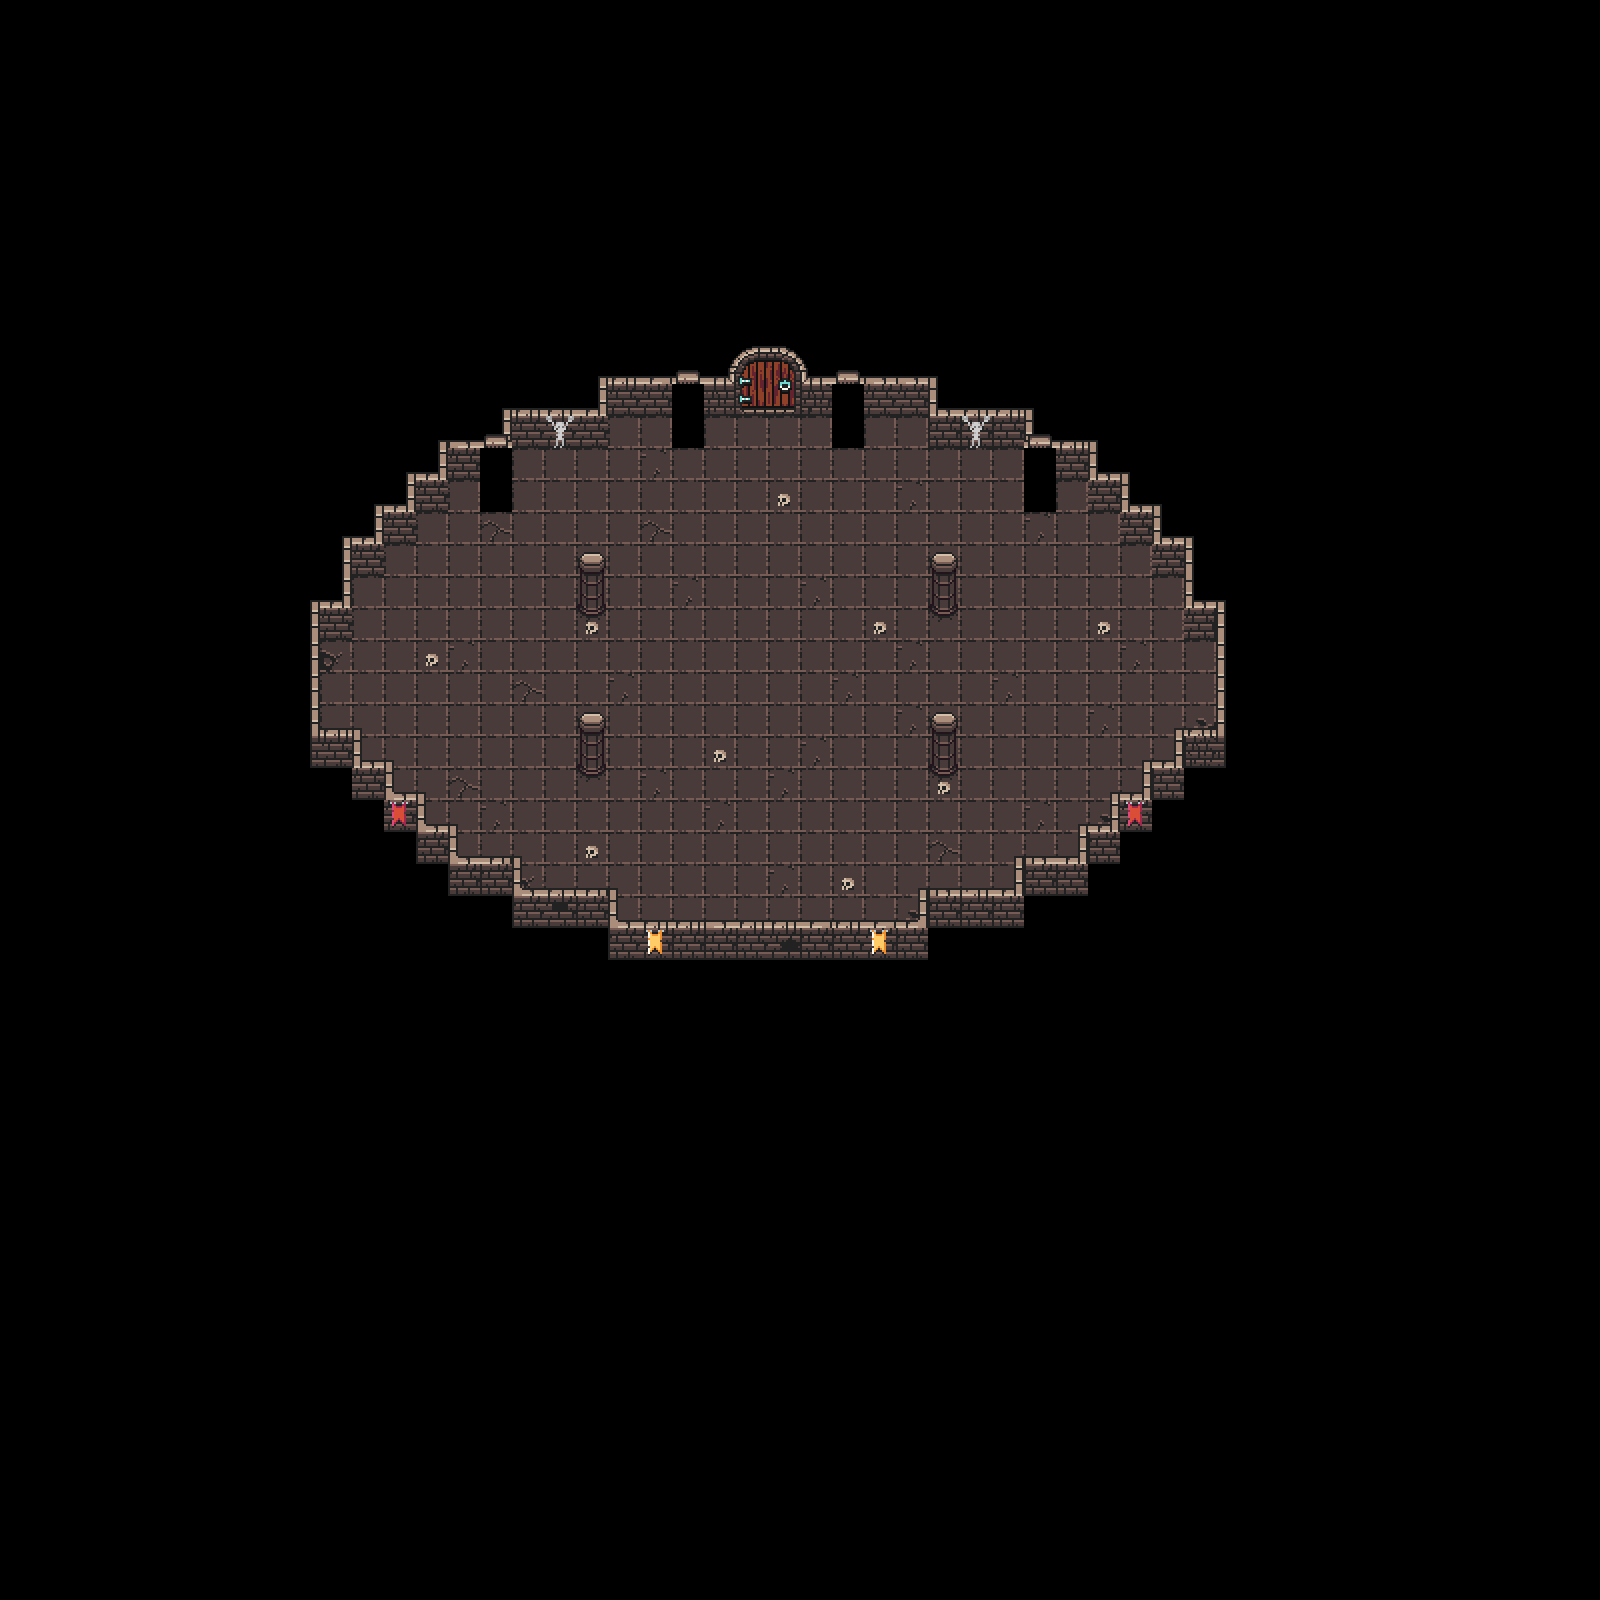

Below is a game level as drawn by its tile map, then a one-line description and the .tmx that defines it (tile-layer data replaced by summaries):
An orthogonal 50x50 tile map with 32x32 px tiles, 3 tile layers (Floor, wall, Tile Layer 3), 2 tilesets and 79 objects (60x wall, 9x showcaseChest, 4x point, 4x lavaSpring, dummyFinalBoss, ...).

<map version="1.4" tiledversion="1.9.0" orientation="orthogonal" renderorder="right-down" width="50" height="50" tilewidth="32" tileheight="32" infinite="0" nextlayerid="5" nextobjectid="103">
 <tileset firstgid="1" name="0x72_DungeonTilesetII_32x32" tilewidth="32" tileheight="32" tilecount="1024" columns="32">
  <image source="0x72_DungeonTilesetII_32x32.png" width="1024" height="1024" />
 </tileset>
 <tileset firstgid="1025" name="Simple Dungeon Crawler 32x32 Pixel Art Asset Pack" tilewidth="32" tileheight="32" tilecount="72" columns="9">
  <image source="Simple Dungeon Crawler 32x32 Pixel Art Asset Pack.png" width="288" height="256" />
 </tileset>
 <layer id="1" name="Floor" width="50" height="50">
  <data>[2500 cells, 353 non-empty, 3 distinct tile ids]</data>
 </layer>
 <layer id="2" name="wall" width="50" height="50">
  <data>[2500 cells, 133 non-empty, 22 distinct tile ids]</data>
 </layer>
 <layer id="3" name="Tile Layer 3" width="50" height="50">
  <data>[2500 cells, 82 non-empty, 36 distinct tile ids]</data>
 </layer>
 <objectgroup id="4" name="Object Layer 1">
  <object id="1" name="Dummy Final Boss" type="dummyFinalBoss" x="952.235" y="596.845">
   <point />
  </object>
  <object id="3" name="Spawn" type="point" x="542.544" y="641.693">
   <properties>
    <property name="position" value="west" />
   </properties>
   <point />
  </object>
  <object id="4" name="Spawn" type="point" x="543.424" y="640.692">
   <properties>
    <property name="position" value="north" />
   </properties>
   <point />
  </object>
  <object id="5" name="Spawn" type="point" x="543.316" y="640.79">
   <properties>
    <property name="position" value="south" />
   </properties>
   <point />
  </object>
  <object id="6" name="Spawn" type="point" x="544.926" y="641.28">
   <properties>
    <property name="position" value="east" />
   </properties>
   <point />
  </object>
  <object id="8" type="wall" x="605.166" y="377.893" width="327.194" height="23.1192" />
  <object id="9" type="wall" x="499.115" y="425.95" width="7.73117" height="23.1192" />
  <object id="10" type="wall" x="508.31" y="413.39" width="94.9424" height="23.1192" />
  <object id="12" type="wall" x="1123.32" y="508.682" width="33.9293" height="23.1192" />
  <object id="13" type="wall" x="931.738" y="414.404" width="93.9282" height="23.1192" />
  <object id="14" type="wall" x="1187.36" y="559.979" width="6.65067" height="45.6876" />
  <object id="16" type="wall" x="409.915" y="477.071" width="33.3212" height="23.1192" />
  <object id="17" type="wall" x="593.687" y="398.092" width="13.8065" height="23.1192" />
  <object id="18" type="wall" x="441.593" y="444.09" width="64.5657" height="23.1192" />
  <object id="19" type="wall" x="437.464" y="461.449" width="6.86326" height="23.1192" />
  <object id="20" type="wall" x="378.236" y="509.183" width="33.3212" height="23.1192" />
  <object id="21" type="wall" x="407.955" y="491.825" width="6.86326" height="23.1192" />
  <object id="22" type="wall" x="346.992" y="541.296" width="33.3212" height="23.1192" />
  <object id="23" type="wall" x="373.239" y="525.674" width="6.86326" height="23.1192" />
  <object id="24" type="wall" x="314.011" y="604.653" width="33.3212" height="23.1192" />
  <object id="25" type="wall" x="342.862" y="560.39" width="6.86326" height="44.8168" />
  <object id="26" type="wall" x="309.799" y="626.956" width="6.86326" height="104.732" />
  <object id="27" type="wall" x="316.327" y="731.614" width="40.8105" height="23.1192" />
  <object id="28" type="wall" x="383.71" y="777.223" width="6.86326" height="33.8708" />
  <object id="29" type="wall" x="355.214" y="765.028" width="33.8973" height="23.1192" />
  <object id="30" type="wall" x="387.476" y="796.713" width="33.8973" height="23.1192" />
  <object id="31" type="wall" x="419.162" y="828.975" width="33.8973" height="23.1192" />
  <object id="32" type="wall" x="450.271" y="860.661" width="66.1591" height="23.1192" />
  <object id="33" type="wall" x="350.872" y="748.706" width="6.86326" height="33.8708" />
  <object id="34" type="wall" x="415.972" y="817.838" width="6.86326" height="33.8708" />
  <object id="35" type="wall" x="447.081" y="845.491" width="6.86326" height="33.8708" />
  <object id="36" type="wall" x="514.795" y="892.922" width="97.2687" height="23.1192" />
  <object id="37" type="wall" x="512.181" y="877.177" width="6.86326" height="33.8708" />
  <object id="38" type="wall" x="930.511" y="390.818" width="13.8065" height="23.1192" />
  <object id="39" type="wall" x="1028.06" y="444.212" width="66.4058" height="23.1192" />
  <object id="40" type="wall" x="1090.14" y="467.331" width="13.8065" height="9.90843" />
  <object id="41" type="wall" x="1090.54" y="476.138" width="33.9293" height="23.1192" />
  <object id="42" type="wall" x="1154.94" y="539.99" width="33.9293" height="23.1192" />
  <object id="43" type="wall" x="1155.64" y="529.531" width="13.8065" height="9.90843" />
  <object id="44" type="wall" x="1123.17" y="498.156" width="13.8065" height="9.90843" />
  <object id="45" type="wall" x="1186.87" y="604.392" width="33.9293" height="23.1192" />
  <object id="46" type="wall" x="1026.29" y="423.845" width="13.8065" height="23.1192" />
  <object id="47" type="wall" x="1219.22" y="624.484" width="6.65067" height="109.54" />
  <object id="48" type="wall" x="1178.61" y="734.849" width="43.8374" height="23.1192" />
  <object id="49" type="wall" x="1146.13" y="765.674" width="33.3789" height="23.1192" />
  <object id="50" type="wall" x="1177.39" y="752.738" width="6.65067" height="16.5138" />
  <object id="52" type="wall" x="1114.48" y="798.701" width="33.3789" height="23.1192" />
  <object id="53" type="wall" x="1114.09" y="819.067" width="6.65067" height="16.5138" />
  <object id="54" type="wall" x="1082.56" y="828.975" width="33.3789" height="23.1192" />
  <object id="55" type="wall" x="1145.46" y="785.49" width="6.65067" height="16.5138" />
  <object id="56" type="wall" x="1018.15" y="862.002" width="66.4058" height="23.1192" />
  <object id="57" type="wall" x="1018.31" y="882.369" width="6.65067" height="16.5138" />
  <object id="58" type="wall" x="922.376" y="893.928" width="99.9832" height="23.1192" />
  <object id="59" type="wall" x="1082.16" y="847.14" width="6.65067" height="16.5138" />
  <object id="60" type="wall" x="607.433" y="924.773" width="319.955" height="23.1192" />
  <object id="61" type="wall" x="922.009" y="911.75" width="6.65067" height="16.5138" />
  <object id="62" type="wall" x="608.1" y="910.52" width="6.65067" height="16.5138" />
  <object id="65" type="wall" x="581.408" y="723.791" width="22.9336" height="38.1153" />
  <object id="66" type="wall" x="582.072" y="714.492" width="19.274" height="12.0211">
   <ellipse />
  </object>
  <object id="67" type="wall" x="933.988" y="723.628" width="22.9336" height="38.1153" />
  </objectgroup>
</map>
<!-- 19 of 79 objects omitted -->
